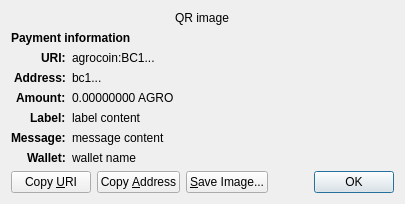
<?xml version="1.0" encoding="UTF-8"?>
<ui version="4.0">
 <class>ReceiveRequestDialog</class>
 <widget class="QDialog" name="ReceiveRequestDialog">
  <property name="geometry">
   <rect>
    <x>0</x>
    <y>0</y>
    <width>413</width>
    <height>229</height>
   </rect>
  </property>
  <property name="windowTitle">
   <string>Request payment to ...</string>
  </property>
  <layout class="QGridLayout" name="gridLayout" columnstretch="0,1">
   <property name="sizeConstraint">
    <enum>QLayout::SetFixedSize</enum>
   </property>
   <item row="0" column="0" colspan="2" alignment="Qt::AlignHCenter">
    <widget class="QRImageWidget" name="qr_code">
     <property name="text">
      <string notr="true">QR image</string>
     </property>
     <property name="textInteractionFlags">
      <set>Qt::NoTextInteraction</set>
     </property>
    </widget>
   </item>
   <item row="1" column="0" colspan="2">
    <widget class="QLabel" name="payment_header">
     <property name="font">
      <font>
       <weight>75</weight>
       <bold>true</bold>
      </font>
     </property>
     <property name="text">
      <string>Payment information</string>
     </property>
     <property name="textInteractionFlags">
      <set>Qt::NoTextInteraction</set>
     </property>
    </widget>
   </item>
   <item row="2" column="0" alignment="Qt::AlignRight|Qt::AlignTop">
    <widget class="QLabel" name="uri_tag">
     <property name="font">
      <font>
       <weight>75</weight>
       <bold>true</bold>
      </font>
     </property>
     <property name="text">
      <string notr="true">URI:</string>
     </property>
     <property name="textFormat">
      <enum>Qt::PlainText</enum>
     </property>
     <property name="textInteractionFlags">
      <set>Qt::NoTextInteraction</set>
     </property>
    </widget>
   </item>
   <item row="2" column="1" alignment="Qt::AlignTop">
    <widget class="QLabel" name="uri_content">
     <property name="text">
      <string notr="true">agrocoin:BC1...</string>
     </property>
     <property name="textFormat">
      <enum>Qt::RichText</enum>
     </property>
     <property name="wordWrap">
      <bool>true</bool>
     </property>
     <property name="textInteractionFlags">
      <set>Qt::TextSelectableByMouse</set>
     </property>
    </widget>
   </item>
   <item row="3" column="0" alignment="Qt::AlignRight|Qt::AlignTop">
    <widget class="QLabel" name="address_tag">
     <property name="font">
      <font>
       <weight>75</weight>
       <bold>true</bold>
      </font>
     </property>
     <property name="text">
      <string>Address:</string>
     </property>
     <property name="textInteractionFlags">
      <set>Qt::NoTextInteraction</set>
     </property>
    </widget>
   </item>
   <item row="3" column="1" alignment="Qt::AlignTop">
    <widget class="QLabel" name="address_content">
     <property name="text">
      <string notr="true">bc1...</string>
     </property>
     <property name="textFormat">
      <enum>Qt::PlainText</enum>
     </property>
     <property name="textInteractionFlags">
      <set>Qt::TextSelectableByMouse</set>
     </property>
    </widget>
   </item>
   <item row="4" column="0" alignment="Qt::AlignRight|Qt::AlignTop">
    <widget class="QLabel" name="amount_tag">
     <property name="font">
      <font>
       <weight>75</weight>
       <bold>true</bold>
      </font>
     </property>
     <property name="text">
      <string>Amount:</string>
     </property>
     <property name="textInteractionFlags">
      <set>Qt::NoTextInteraction</set>
     </property>
    </widget>
   </item>
   <item row="4" column="1" alignment="Qt::AlignTop">
    <widget class="QLabel" name="amount_content">
     <property name="text">
      <string notr="true">0.00000000 AGRO</string>
     </property>
     <property name="textFormat">
      <enum>Qt::PlainText</enum>
     </property>
     <property name="textInteractionFlags">
      <set>Qt::TextSelectableByMouse</set>
     </property>
    </widget>
   </item>
   <item row="5" column="0" alignment="Qt::AlignRight|Qt::AlignTop">
    <widget class="QLabel" name="label_tag">
     <property name="font">
      <font>
       <weight>75</weight>
       <bold>true</bold>
      </font>
     </property>
     <property name="text">
      <string>Label:</string>
     </property>
     <property name="textInteractionFlags">
      <set>Qt::NoTextInteraction</set>
     </property>
    </widget>
   </item>
   <item row="5" column="1" alignment="Qt::AlignTop">
    <widget class="QLabel" name="label_content">
     <property name="text">
      <string notr="true">label content</string>
     </property>
     <property name="textFormat">
      <enum>Qt::PlainText</enum>
     </property>
     <property name="wordWrap">
      <bool>true</bool>
     </property>
     <property name="textInteractionFlags">
      <set>Qt::TextSelectableByMouse</set>
     </property>
    </widget>
   </item>
   <item row="6" column="0" alignment="Qt::AlignRight|Qt::AlignTop">
    <widget class="QLabel" name="message_tag">
     <property name="font">
      <font>
       <weight>75</weight>
       <bold>true</bold>
      </font>
     </property>
     <property name="text">
      <string>Message:</string>
     </property>
     <property name="textInteractionFlags">
      <set>Qt::NoTextInteraction</set>
     </property>
    </widget>
   </item>
   <item row="6" column="1" alignment="Qt::AlignTop">
    <widget class="QLabel" name="message_content">
     <property name="text">
      <string notr="true">message content</string>
     </property>
     <property name="textFormat">
      <enum>Qt::PlainText</enum>
     </property>
     <property name="wordWrap">
      <bool>true</bool>
     </property>
     <property name="textInteractionFlags">
      <set>Qt::TextSelectableByMouse</set>
     </property>
    </widget>
   </item>
   <item row="7" column="0" alignment="Qt::AlignRight|Qt::AlignTop">
    <widget class="QLabel" name="wallet_tag">
     <property name="font">
      <font>
       <weight>75</weight>
       <bold>true</bold>
      </font>
     </property>
     <property name="text">
      <string>Wallet:</string>
     </property>
     <property name="textInteractionFlags">
      <set>Qt::NoTextInteraction</set>
     </property>
    </widget>
   </item>
   <item row="7" column="1" alignment="Qt::AlignTop">
    <widget class="QLabel" name="wallet_content">
     <property name="text">
      <string notr="true">wallet name</string>
     </property>
     <property name="textFormat">
      <enum>Qt::PlainText</enum>
     </property>
     <property name="wordWrap">
      <bool>true</bool>
     </property>
     <property name="textInteractionFlags">
      <set>Qt::TextSelectableByMouse</set>
     </property>
    </widget>
   </item>
   <item row="8" column="0" colspan="2">
    <layout class="QHBoxLayout" name="horizontalLayout">
     <item>
      <widget class="QPushButton" name="btnCopyURI">
       <property name="text">
        <string>Copy &amp;URI</string>
       </property>
       <property name="autoDefault">
        <bool>false</bool>
       </property>
      </widget>
     </item>
     <item>
      <widget class="QPushButton" name="btnCopyAddress">
       <property name="text">
        <string>Copy &amp;Address</string>
       </property>
       <property name="autoDefault">
        <bool>false</bool>
       </property>
      </widget>
     </item>
     <item>
      <widget class="QPushButton" name="btnSaveAs">
       <property name="text">
        <string>&amp;Save Image...</string>
       </property>
       <property name="autoDefault">
        <bool>false</bool>
       </property>
      </widget>
     </item>
     <item>
      <spacer name="horizontalSpacer_2">
       <property name="orientation">
        <enum>Qt::Horizontal</enum>
       </property>
       <property name="sizeHint" stdset="0">
        <size>
         <width>40</width>
         <height>20</height>
        </size>
       </property>
      </spacer>
     </item>
     <item>
      <widget class="QDialogButtonBox" name="buttonBox">
       <property name="focusPolicy">
        <enum>Qt::StrongFocus</enum>
       </property>
       <property name="standardButtons">
        <set>QDialogButtonBox::Ok</set>
       </property>
      </widget>
     </item>
    </layout>
   </item>
  </layout>
 </widget>
 <customwidgets>
  <customwidget>
   <class>QRImageWidget</class>
   <extends>QLabel</extends>
   <header>qt/qrimagewidget.h</header>
  </customwidget>
 </customwidgets>
 <tabstops>
  <tabstop>buttonBox</tabstop>
  <tabstop>btnCopyURI</tabstop>
  <tabstop>btnCopyAddress</tabstop>
  <tabstop>btnSaveAs</tabstop>
 </tabstops>
 <resources/>
 <connections>
  <connection>
   <sender>buttonBox</sender>
   <signal>accepted()</signal>
   <receiver>ReceiveRequestDialog</receiver>
   <slot>accept()</slot>
   <hints>
    <hint type="sourcelabel">
     <x>135</x>
     <y>230</y>
    </hint>
    <hint type="destinationlabel">
     <x>135</x>
     <y>126</y>
    </hint>
   </hints>
  </connection>
 </connections>
</ui>
